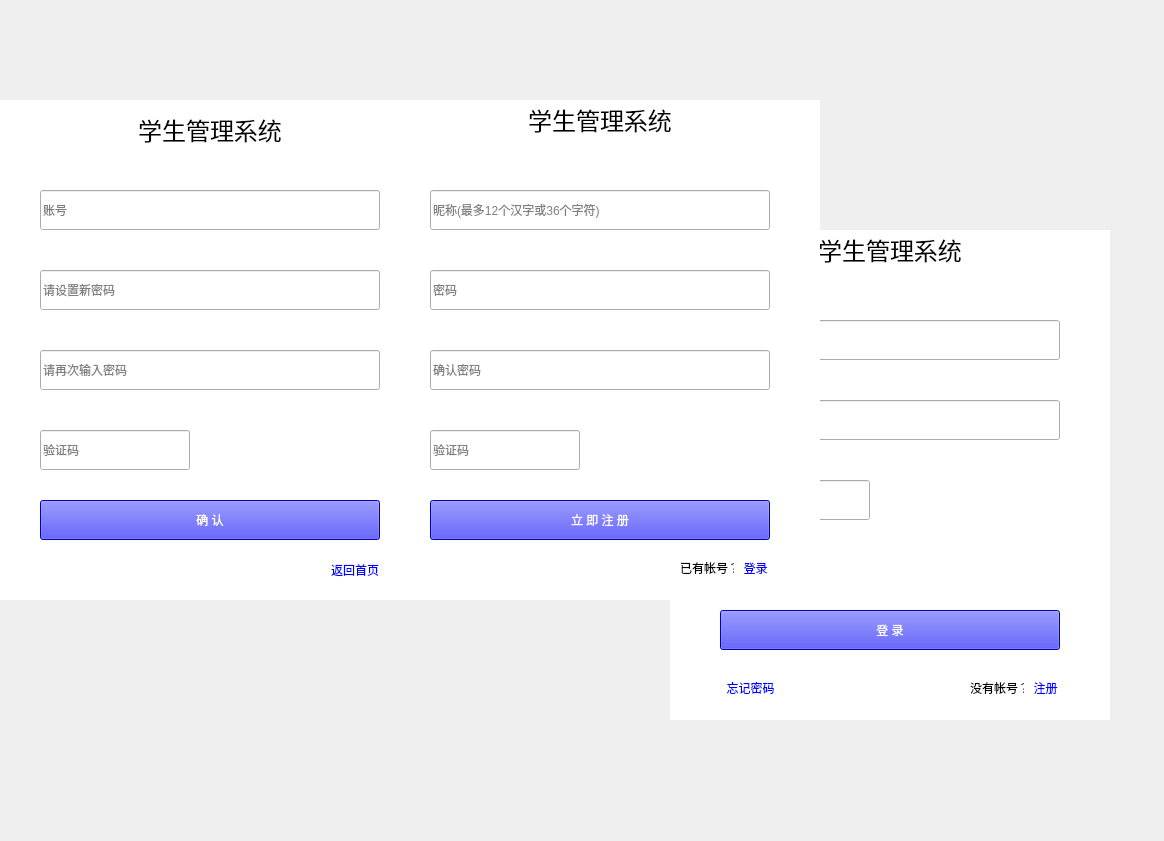
<?xml version="1.0" encoding="UTF-8"?>
<ui version="4.0">
 <class>LoginPageClass</class>
 <widget class="QWidget" name="LoginPageClass">
  <property name="geometry">
   <rect>
    <x>0</x>
    <y>0</y>
    <width>1164</width>
    <height>841</height>
   </rect>
  </property>
  <property name="windowTitle">
   <string>LoginPage</string>
  </property>
  <property name="styleSheet">
   <string notr="true">#LoginWiget, #RegWiget, #ForgetPassword {
    background-color: rgb(255, 255, 255);
}

#LoginPageClass .QLineEdit:focus {
    background-color: rgb(85, 255, 255);
}</string>
  </property>
  <widget class="QWidget" name="ForgetPassword" native="true">
   <property name="geometry">
    <rect>
     <x>-10</x>
     <y>100</y>
     <width>440</width>
     <height>500</height>
    </rect>
   </property>
   <widget class="QLabel" name="label_3">
    <property name="geometry">
     <rect>
      <x>0</x>
      <y>10</y>
      <width>440</width>
      <height>40</height>
     </rect>
    </property>
    <property name="text">
     <string>&lt;html&gt;&lt;head/&gt;&lt;body&gt;&lt;p&gt;&lt;span style=&quot; font-size:18pt;&quot;&gt;学生管理系统&lt;/span&gt;&lt;/p&gt;&lt;/body&gt;&lt;/html&gt;</string>
    </property>
    <property name="alignment">
     <set>Qt::AlignmentFlag::AlignCenter</set>
    </property>
   </widget>
   <widget class="QLineEdit" name="User_ID">
    <property name="geometry">
     <rect>
      <x>50</x>
      <y>90</y>
      <width>340</width>
      <height>40</height>
     </rect>
    </property>
    <property name="placeholderText">
     <string>账号</string>
    </property>
   </widget>
   <widget class="QLineEdit" name="setNew_password1">
    <property name="geometry">
     <rect>
      <x>50</x>
      <y>170</y>
      <width>340</width>
      <height>40</height>
     </rect>
    </property>
    <property name="echoMode">
     <enum>QLineEdit::EchoMode::Password</enum>
    </property>
    <property name="placeholderText">
     <string>请设置新密码</string>
    </property>
   </widget>
   <widget class="QLineEdit" name="setNew_password2">
    <property name="geometry">
     <rect>
      <x>50</x>
      <y>250</y>
      <width>340</width>
      <height>40</height>
     </rect>
    </property>
    <property name="echoMode">
     <enum>QLineEdit::EchoMode::Password</enum>
    </property>
    <property name="placeholderText">
     <string>请再次输入密码</string>
    </property>
   </widget>
   <widget class="QLineEdit" name="verification_2">
    <property name="geometry">
     <rect>
      <x>50</x>
      <y>330</y>
      <width>150</width>
      <height>40</height>
     </rect>
    </property>
    <property name="placeholderText">
     <string>验证码</string>
    </property>
   </widget>
   <widget class="QPushButton" name="affirm">
    <property name="geometry">
     <rect>
      <x>50</x>
      <y>400</y>
      <width>340</width>
      <height>40</height>
     </rect>
    </property>
    <property name="styleSheet">
     <string notr="true">#affirm {
    font: 14pt &quot;Microsoft YaHei UI&quot;;
    background-color: rgb(0, 0, 255);
    color: rgb(255, 255, 255);
}

#affirm:hover {
    background-color: rgb(170, 0, 255);
}

</string>
    </property>
    <property name="text">
     <string>确 认</string>
    </property>
   </widget>
   <widget class="QPushButton" name="return_home">
    <property name="geometry">
     <rect>
      <x>340</x>
      <y>460</y>
      <width>50</width>
      <height>20</height>
     </rect>
    </property>
    <property name="styleSheet">
     <string notr="true">#return_home {
    color: rgb(0, 0, 255);
    border: none;
}

#return_home:hover {
    background-color: rgb(170, 0, 255);
}
</string>
    </property>
    <property name="text">
     <string>返回首页</string>
    </property>
   </widget>
   <widget class="ClickLabel" name="verificationCode_2">
    <property name="geometry">
     <rect>
      <x>260</x>
      <y>330</y>
      <width>130</width>
      <height>40</height>
     </rect>
    </property>
    <property name="text">
     <string/>
    </property>
    <property name="pixmap">
     <pixmap resource="../../Resource.qrc">:/Resources/yzm.gif</pixmap>
    </property>
    <property name="scaledContents">
     <bool>true</bool>
    </property>
    <property name="wordWrap">
     <bool>false</bool>
    </property>
   </widget>
  </widget>
  <widget class="QWidget" name="LoginWiget" native="true">
   <property name="geometry">
    <rect>
     <x>670</x>
     <y>230</y>
     <width>440</width>
     <height>490</height>
    </rect>
   </property>
   <widget class="QLabel" name="label_5">
    <property name="geometry">
     <rect>
      <x>0</x>
      <y>0</y>
      <width>440</width>
      <height>40</height>
     </rect>
    </property>
    <property name="text">
     <string>&lt;html&gt;&lt;head/&gt;&lt;body&gt;&lt;p&gt;&lt;span style=&quot; font-size:18pt;&quot;&gt;学生管理系统&lt;/span&gt;&lt;/p&gt;&lt;/body&gt;&lt;/html&gt;</string>
    </property>
    <property name="alignment">
     <set>Qt::AlignmentFlag::AlignCenter</set>
    </property>
   </widget>
   <widget class="QLineEdit" name="User_ID_3">
    <property name="geometry">
     <rect>
      <x>50</x>
      <y>90</y>
      <width>340</width>
      <height>40</height>
     </rect>
    </property>
    <property name="placeholderText">
     <string>账号</string>
    </property>
   </widget>
   <widget class="QLineEdit" name="Print_password">
    <property name="geometry">
     <rect>
      <x>50</x>
      <y>170</y>
      <width>340</width>
      <height>40</height>
     </rect>
    </property>
    <property name="text">
     <string/>
    </property>
    <property name="echoMode">
     <enum>QLineEdit::EchoMode::Password</enum>
    </property>
    <property name="cursorPosition">
     <number>0</number>
    </property>
    <property name="placeholderText">
     <string>密码</string>
    </property>
   </widget>
   <widget class="QLineEdit" name="verification_4">
    <property name="geometry">
     <rect>
      <x>50</x>
      <y>250</y>
      <width>150</width>
      <height>40</height>
     </rect>
    </property>
    <property name="placeholderText">
     <string>验证码</string>
    </property>
   </widget>
   <widget class="QPushButton" name="LoginBtn1">
    <property name="geometry">
     <rect>
      <x>50</x>
      <y>380</y>
      <width>340</width>
      <height>40</height>
     </rect>
    </property>
    <property name="styleSheet">
     <string notr="true">
#LoginBtn1:hover {
    background-color: rgb(170, 0, 255);
}
#LoginBtn1 {
    font: 14pt &quot;Microsoft YaHei UI&quot;;
    background-color: rgb(0, 0, 255);
    color: rgb(255, 255, 255);
}</string>
    </property>
    <property name="text">
     <string>登 录</string>
    </property>
    <property name="autoDefault">
     <bool>false</bool>
    </property>
   </widget>
   <widget class="QCheckBox" name="checkBox_1">
    <property name="geometry">
     <rect>
      <x>50</x>
      <y>320</y>
      <width>71</width>
      <height>31</height>
     </rect>
    </property>
    <property name="styleSheet">
     <string notr="true">#checkBox_1:checked{
	color: rgb(0, 0, 255);

}
#checkBox_1:indicator:checked{

	
}</string>
    </property>
    <property name="text">
     <string>记住密码</string>
    </property>
   </widget>
   <widget class="QPushButton" name="RegBtn2">
    <property name="geometry">
     <rect>
      <x>360</x>
      <y>450</y>
      <width>31</width>
      <height>16</height>
     </rect>
    </property>
    <property name="styleSheet">
     <string notr="true">#RegBtn2 {
    color: rgb(0, 0, 255);
    border: none;
}

#RegBtn2:hover {
    background-color: rgb(170, 0, 255);
}</string>
    </property>
    <property name="text">
     <string>注册</string>
    </property>
   </widget>
   <widget class="ClickLabel" name="verificationCode_4">
    <property name="geometry">
     <rect>
      <x>260</x>
      <y>250</y>
      <width>130</width>
      <height>40</height>
     </rect>
    </property>
    <property name="text">
     <string/>
    </property>
    <property name="pixmap">
     <pixmap resource="../../Resource.qrc">:/Resources/yzm.gif</pixmap>
    </property>
    <property name="scaledContents">
     <bool>true</bool>
    </property>
    <property name="wordWrap">
     <bool>false</bool>
    </property>
   </widget>
   <widget class="QLabel" name="label_2">
    <property name="geometry">
     <rect>
      <x>300</x>
      <y>450</y>
      <width>54</width>
      <height>16</height>
     </rect>
    </property>
    <property name="text">
     <string>没有帐号？</string>
    </property>
   </widget>
   <widget class="QPushButton" name="ForgetPasswordBtn">
    <property name="geometry">
     <rect>
      <x>50</x>
      <y>450</y>
      <width>61</width>
      <height>16</height>
     </rect>
    </property>
    <property name="styleSheet">
     <string notr="true">#ForgetPasswordBtn {
    color: rgb(0, 0, 255);
    border: none;
}

#ForgetPasswordBtn:hover {
    background-color: rgb(170, 0, 255);
}</string>
    </property>
    <property name="text">
     <string>忘记密码</string>
    </property>
   </widget>
  </widget>
  <widget class="QWidget" name="RegWiget" native="true">
   <property name="geometry">
    <rect>
     <x>380</x>
     <y>100</y>
     <width>440</width>
     <height>500</height>
    </rect>
   </property>
   <widget class="QLabel" name="label_4">
    <property name="geometry">
     <rect>
      <x>0</x>
      <y>0</y>
      <width>440</width>
      <height>40</height>
     </rect>
    </property>
    <property name="text">
     <string>&lt;html&gt;&lt;head/&gt;&lt;body&gt;&lt;p&gt;&lt;span style=&quot; font-size:18pt;&quot;&gt;学生管理系统&lt;/span&gt;&lt;/p&gt;&lt;/body&gt;&lt;/html&gt;</string>
    </property>
    <property name="alignment">
     <set>Qt::AlignmentFlag::AlignCenter</set>
    </property>
   </widget>
   <widget class="QLineEdit" name="User_ID_2">
    <property name="geometry">
     <rect>
      <x>50</x>
      <y>90</y>
      <width>340</width>
      <height>40</height>
     </rect>
    </property>
    <property name="placeholderText">
     <string>昵称(最多12个汉字或36个字符)</string>
    </property>
   </widget>
   <widget class="QLineEdit" name="setNew_password1_2">
    <property name="geometry">
     <rect>
      <x>50</x>
      <y>170</y>
      <width>340</width>
      <height>40</height>
     </rect>
    </property>
    <property name="echoMode">
     <enum>QLineEdit::EchoMode::Password</enum>
    </property>
    <property name="placeholderText">
     <string>密码</string>
    </property>
   </widget>
   <widget class="QLineEdit" name="setNew_password2_2">
    <property name="geometry">
     <rect>
      <x>50</x>
      <y>250</y>
      <width>340</width>
      <height>40</height>
     </rect>
    </property>
    <property name="echoMode">
     <enum>QLineEdit::EchoMode::Password</enum>
    </property>
    <property name="placeholderText">
     <string>确认密码</string>
    </property>
   </widget>
   <widget class="QLineEdit" name="verification_3">
    <property name="geometry">
     <rect>
      <x>50</x>
      <y>330</y>
      <width>150</width>
      <height>40</height>
     </rect>
    </property>
    <property name="placeholderText">
     <string>验证码</string>
    </property>
   </widget>
   <widget class="QPushButton" name="RegBtn1">
    <property name="geometry">
     <rect>
      <x>50</x>
      <y>400</y>
      <width>340</width>
      <height>40</height>
     </rect>
    </property>
    <property name="styleSheet">
     <string notr="true">#RegBtn1 {
    font: 14pt &quot;Microsoft YaHei UI&quot;;
    background-color: rgb(0, 0, 255);
    color: rgb(255, 255, 255);
}
#RegBtn1:hover {
    background-color: rgb(170, 0, 255);
}</string>
    </property>
    <property name="text">
     <string>立 即 注 册</string>
    </property>
    <property name="autoDefault">
     <bool>false</bool>
    </property>
   </widget>
   <widget class="QPushButton" name="LoginBtn2">
    <property name="geometry">
     <rect>
      <x>360</x>
      <y>460</y>
      <width>31</width>
      <height>16</height>
     </rect>
    </property>
    <property name="styleSheet">
     <string notr="true">#LoginBtn2 {
    color: rgb(0, 0, 255);
    border: none;
}

#LoginBtn2:hover {
    background-color: rgb(170, 0, 255);
}</string>
    </property>
    <property name="text">
     <string>登录</string>
    </property>
   </widget>
   <widget class="ClickLabel" name="verificationCode_3">
    <property name="geometry">
     <rect>
      <x>260</x>
      <y>330</y>
      <width>130</width>
      <height>40</height>
     </rect>
    </property>
    <property name="text">
     <string/>
    </property>
    <property name="pixmap">
     <pixmap resource="../../Resource.qrc">:/Resources/yzm.gif</pixmap>
    </property>
    <property name="scaledContents">
     <bool>true</bool>
    </property>
    <property name="wordWrap">
     <bool>false</bool>
    </property>
   </widget>
   <widget class="QLabel" name="label">
    <property name="geometry">
     <rect>
      <x>300</x>
      <y>460</y>
      <width>54</width>
      <height>16</height>
     </rect>
    </property>
    <property name="text">
     <string>已有帐号？</string>
    </property>
   </widget>
  </widget>
 </widget>
 <layoutdefault spacing="6" margin="11"/>
 <customwidgets>
  <customwidget>
   <class>ClickLabel</class>
   <extends>QLabel</extends>
   <header>Common/Widgets/ClickLabel.h</header>
  </customwidget>
 </customwidgets>
 <resources>
  <include location="../../Resource.qrc"/>
  <include location="../../Resource.qrc"/>
  <include location="../../Resource.qrc"/>
  <include location="../../Resource.qrc"/>
 </resources>
 <connections/>
</ui>
